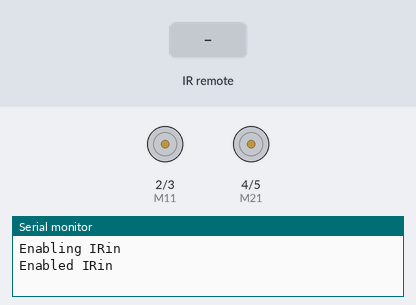
Simulated run of this sketch. Board: Arduino Uno, built with avr-gcc and run on an emulated ATmega328P. On the bench: motor-driver pin pairs drawn as motors (green arrow = first pin HIGH = forward, orange = second pin HIGH = backward, longer = more drive), the last lines printed to the serial monitor. The test bench sets the inputs (shaded band).

Above: at 1.2 s.
1.3 s: infrared code 0x802 received
At 1.7 s:
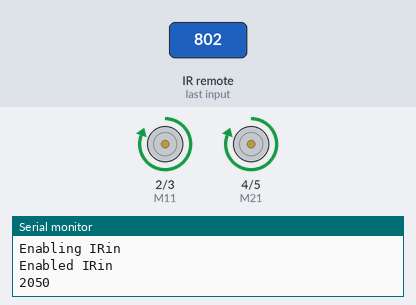
2.8 s: infrared code 0x804 received
At 3.2 s:
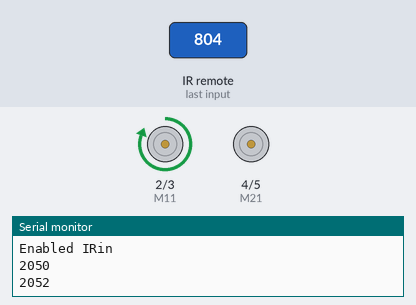
4.8 s: infrared code 0x806 received
At 5.2 s:
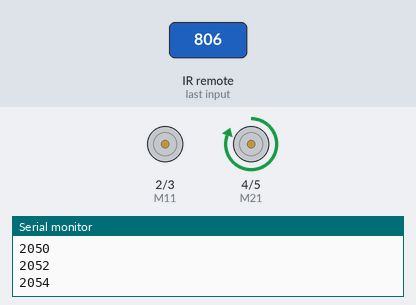
6.8 s: infrared code 0x808 received
At 7.3 s:
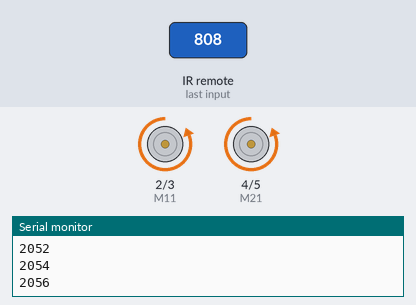
8.3 s: infrared code 0x807 received
At 9.7 s:
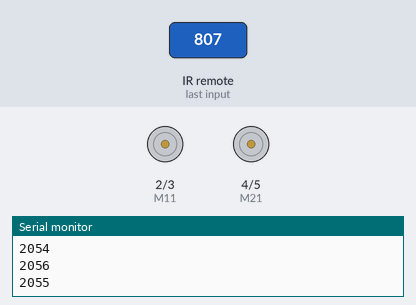
Timing chart, 0 to 10.8 s (numbered marks = the images above; inputs shaded):
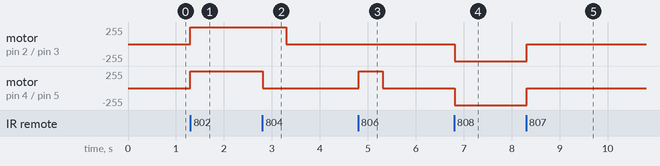

Measured:
- after the input at 1.3 s, motor on pin 2 (M11) / pin 3 (M12), motor on pin 4 (M21) / pin 5 (M22): stopped → forward 255/255 at once
- after the input at 2.8 s, motor on pin 2 (M11) / pin 3 (M12): forward 255/255 → stopped after 0.50 s; motor on pin 4 (M21) / pin 5 (M22): forward 255/255 → stopped at once
- after the input at 4.8 s, motor on pin 4 (M21) / pin 5 (M22): stopped → forward 255/255 at once, → stopped 0.50 s later
- after the input at 6.8 s, motor on pin 2 (M11) / pin 3 (M12), motor on pin 4 (M21) / pin 5 (M22): stopped → backward 255/255 at once
- after the input at 8.3 s, motor on pin 2 (M11) / pin 3 (M12), motor on pin 4 (M21) / pin 5 (M22): backward 255/255 → stopped at once

The sketch:

IRrecvDemo.ino
```cpp
// (licence header left out)
#include <IRremote.h>

int RECV_PIN = 12;
int M11=2;
int M12=3;
int M21=4;
int M22=5;

IRrecv irrecv(RECV_PIN);

decode_results results;

void setup()

{
  Serial.begin(9600);
  pinMode(M11,OUTPUT);
  pinMode(M12,OUTPUT);
  pinMode(M21,OUTPUT);
  pinMode(M22,OUTPUT);
  // In case the interrupt driver crashes on setup, give a clue
  // to the user what's going on.
  Serial.println("Enabling IRin");
  irrecv.enableIRIn(); // Start the receiver
  Serial.println("Enabled IRin");
}

void loop() {
  if (irrecv.decode(&results)) {
    Serial.println(results.value, DEC);
    if(results.value==2 || results.value==2050 )
    {
      digitalWrite(M11,1);
    digitalWrite(M12,0);
    digitalWrite(M21,1);
    digitalWrite(M22,0);
      }
      else if(results.value==4 || results.value==2052 )
    {
      digitalWrite(M11,1);
    digitalWrite(M12,0);
    digitalWrite(M21,0);
    digitalWrite(M22,0);
    delay(500);
    digitalWrite(M11,0);
      }
      else if(results.value==6 || results.value==2054 )
    {
      digitalWrite(M11,0);
    digitalWrite(M12,0);
    digitalWrite(M21,1);
    digitalWrite(M22,0);
    delay(500);
    digitalWrite(M21,0);
      }
      else if(results.value==8 || results.value==2056)
    {
      digitalWrite(M11,0);
    digitalWrite(M12,1);
    digitalWrite(M21,0);
    digitalWrite(M22,1);
    delay(500);
    //digitalWrite(M21,0);
      }
       else if(results.value==5 || results.value==2055)
    {
      digitalWrite(M11,0);
    digitalWrite(M12,0);
    digitalWrite(M21,0);
    digitalWrite(M22,0);
    //delay(500);
    //digitalWrite(M21,0);
      }

    irrecv.resume(); // Receive the next value
  }
  delay(100);
}
```
